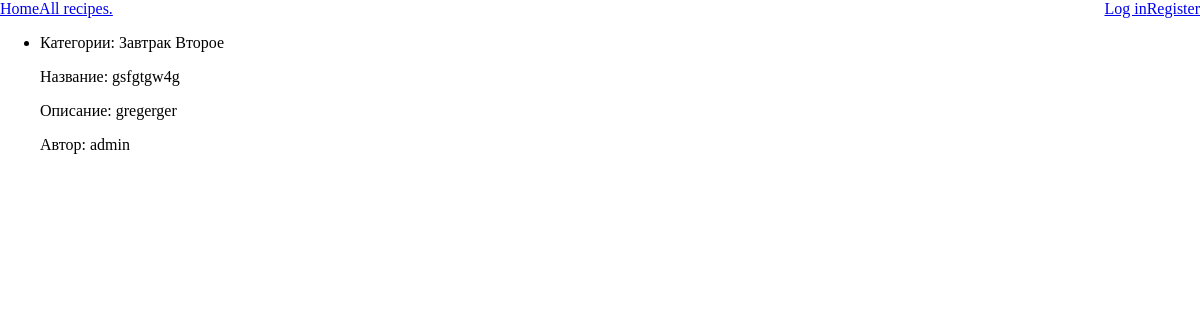
Screenshot of /recipes/recipes/9 with the database file from the repository.
### recipes/models.py (models this page shows, shortened)
class Category(models.Model):
    name = CharField(null=False, max_length=30)
    description = TextField(max_length=200, null=False, blank=True)

class Recipe(models.Model):
    name = CharField(max_length=40, null=False)
    description = TextField(max_length=2000, null=False, blank=True)
    cooking_steps = IntegerField(default=1)
    cooking_time = IntegerField(default=5)
    image = ImageField(null=True, blank=True)
    author = ForeignKey(User, on_delete=models.CASCADE, related_name='recipe')
    categories = ManyToManyField("Category", related_name='recipes')
    class Meta:
        ordering = ['pk']

### recipes/views.py (the view)
# urls.py: path("recipes/<int:pk>", RecipeDetailView.as_view(), name='recipe_detail'),
class RecipeDetailView(DetailView):
    model = Recipe
    context_object_name = 'recipe'
    template_name = 'recipes/detailed_recipe.html'

### recipes/templates/recipes/detailed_recipe.html (shortened to what this page needs)
{% extends "./base.html" %}
{% block body %}
<div>
    {% if recipe %}
    <ul>
        <li>
            {% if recipe.categories %}
            <p>
                Категории:
                {% for category in recipe.categories.all %}
                {{ category.name }}
                {% endfor %}
            </p>
            {% endif %}
            <p>Название: {{ recipe.name }}</p>
            <p>Описание: {{ recipe.description }}</p>
            <p>Автор: {{ recipe.author }}</p>
        </li>
        <br>
    </ul>
    {% else %}
    <span>No data here yet.</span>
    {% endif %}
</div>
{% endblock %}

### recipes/templates/recipes/base.html (style rules this page uses)
body, html { margin: 0; padding: 0; font-size: 20 px; }

### rows the page displays
Category: name "Завтрак"
Category: name "Второе"
Recipe: name "gsfgtgw4g", description "gregerger", author "admin"
